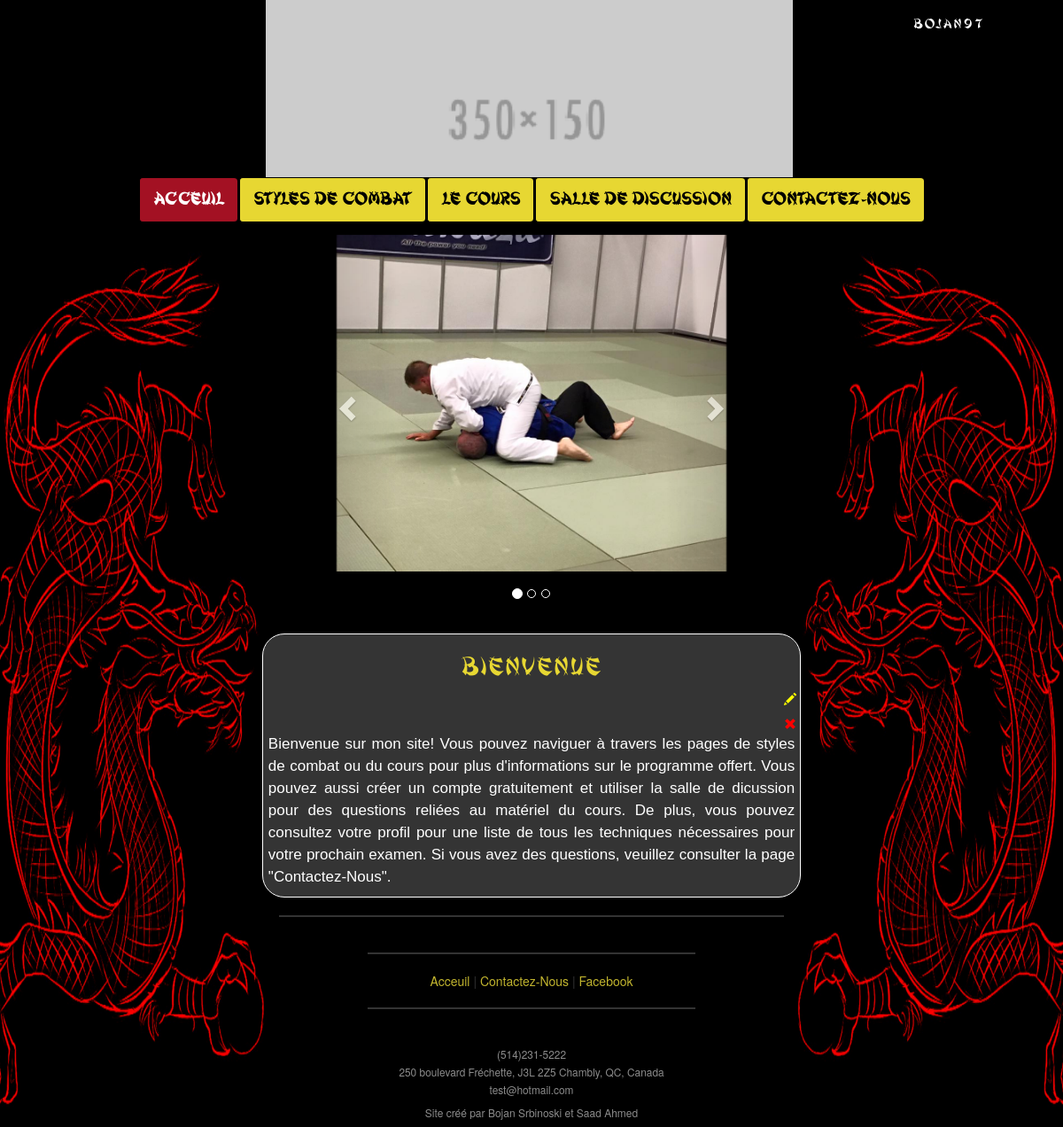
The page /Pages/index.php (signed in) on the database its author committed.
### tables this page shows
CREATE TABLE `posts` (
  `postId` int(5) NOT NULL,
  `postTitle` varchar(30) NOT NULL,
  `postImage` varchar(100) DEFAULT NULL,
  `postText` varchar(750) NOT NULL,
  `postDate` date NOT NULL
);

### Pages/index.php (the view, shortened to what this page needs)
<?php
include("headerLayout.php");
include_once($_SERVER['DOCUMENT_ROOT']."/CentreDEnergie/Controllers/dbConnect.php");
?>
<div class="row">
	<div class="col-md-12">
		<div id="main">
			<div id="myCarousel" class="carousel slide" data-ride="carousel">
				<ol class="carousel-indicators">
					<li data-target="#myCarousel" data-slide-to="0" class="active"></li>
					<li data-target="#myCarousel" data-slide-to="1"></li>
					<li data-target="#myCarousel" data-slide-to="2"></li>
				</ol>
				<div class="carousel-inner" role="listbox">
					<div class="item active" >
					  <img class="slideshow-images"src="/CentreDEnergie/Content/img1.jpg" >
					</div>
				</div>
				<a class="left carousel-control" href="#myCarousel" role="button" data-slide="prev">
					<span class="glyphicon glyphicon-chevron-left" aria-hidden="true"></span>
				</a>
				<a class="right carousel-control" href="#myCarousel" role="button" data-slide="next">
					<span class="glyphicon glyphicon-chevron-right" aria-hidden="true"></span>
				</a>
			</div>
			<?php
				$getPosts = $conn->prepare("SELECT * FROM posts ORDER BY postId DESC LIMIT 10");
				$getPosts->execute();
				$getPosts->store_result();
				$getPosts->bind_result($postId,$postTitle,$postImage,$postText,$postDate);
				while($getPosts->fetch())
				{
					echo "<br><div class='post'>
							<h2 style=''>".$postTitle."</h2>
							";if(isset($_SESSION["loginStatus"])&&$_SESSION["loginStatus"]=='T')echo"<a href='/CentreDEnergie/Pages/article.php?id=".$postId."' style='margin-left:97%;'><span class='glyphicon glyphicon-pencil' style='color:yellow;padding-bottom:2%'></span></a>;
							<a href='/CentreDEnergie/Controllers/Cdeletepost.php?id=".$postId."' style='margin-left:97%;'><span class='glyphicon glyphicon-remove' style='color:red;'></span></a>";
							echo "<p class='postContent'>".$postText."</p>
						</div>";
				}
			?>
		</div>
	</div>
</div>
<?php
include("footerLayout.php")
?>

### Content/CSSlayout.css (style rules this page uses)
body { background-image: url("/CentreDEnergie/Content/website_back.png"); background-size:100% 100%; background-repeat:no-repeat; background-attachment:fixed; background-color:black; }

### Content/CSSindex.css (style rules this page uses)
.slideshow-images { width: 25%; margin: 0 auto; }
.carousel-control.left { width: 10%; margin-left: 27%; }
.carousel-control.right { width: 10%; margin-right: 27%; }
.carousel-indicators { bottom: -12%; }
.carousel-inner { margin-top: 10px; margin-bottom: 50px; }
.carousel-inner>.item>img { width: 440px; height: 380px; }
.post h2 { color: #e7d732; text-align: center; font-family: shanghai; letter-spacing: 2px }
.postContent { margin-left: 1%; margin-right: 1%; color: white; line-height: 25px; text-align: justify; font-size: 17px; font-family: Arial; }
.post { border: 1px solid white; border-radius: 25px; margin-left: 24%; margin-right: 24%; word-wrap: break-word; background-color: rgba(105, 105, 105, .5); }

### rows shown on the page
posts: postTitle "Bienvenue", postText "Bienvenue sur mon site! Vous pouvez naviguer à travers les pages de styles de combat ou du cours pour plus d'informations sur le programme offert. Vous pouvez aussi créer un compte gratuitement et utiliser la salle de dicussion pour des questions reliées au matériel du cours. De plus, vous pouvez consultez votre profil pour une liste de tous les techniques nécessaires pour votre prochain examen. Si vous avez des questions, veuillez consulter la page \"Contactez-Nous\"."

### other values the page prints
$username "bojan97"
